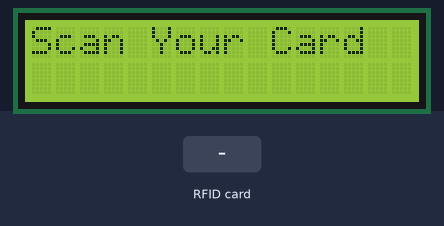
Simulated run of this sketch. Board: Arduino Uno, built with avr-gcc and run on an emulated ATmega328P. Parts: 16×2 character LCD. The test bench sets the inputs (shaded band). What the sketch prints to the serial monitor is not drawn.

Above: at 4.3 s.
4.4 s: RFID card A7 EC 28 03 held to the reader
At 5.2 s:
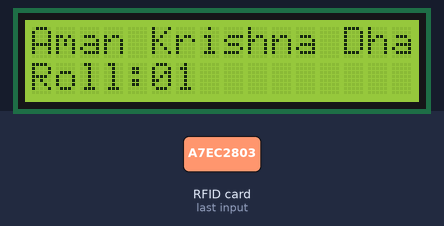
7.4 s: RFID card C3 E1 A8 29 held to the reader
At 8.5 s:
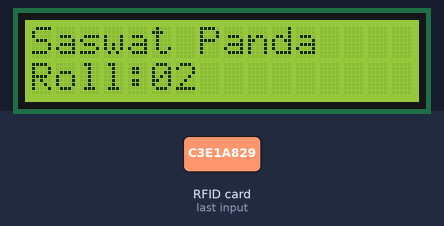
10.4 s: RFID card 73 32 B2 29 held to the reader
At 11.5 s:
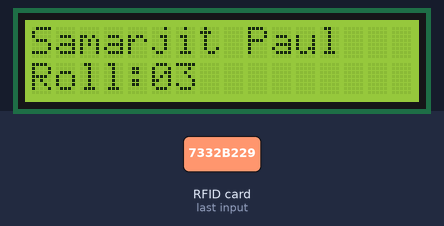
13.4 s: RFID card 5E 7A 19 C4 held to the reader
At 14.5 s:
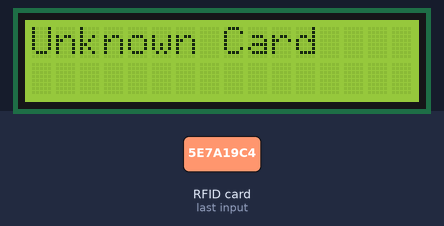
16.4 s: RFID card A7 EC 28 03 held to the reader
At 17.6 s:
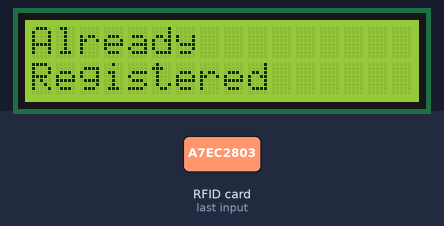
Timing chart, 0 to 19.4 s (numbered marks = the images above; inputs shaded):
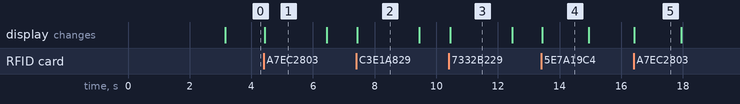

Measured:
- after the input at 4.4 s, the display: changes at once (image 1)
- after the input at 7.4 s, the display: changes at once (image 2)
- after the input at 10.4 s, the display: changes after 0.05 s (image 3)
- after the input at 13.4 s, the display: changes at once (image 4)
- after the input at 16.4 s, the display: changes at once (image 5)
- what the display in image 1 shows lasts 2.1 s, from 4.4 s to 6.5 s
- what the display in image 4 shows lasts 1.6 s, from 13.4 s to 15.0 s

The sketch:

smart_attendance.ino
```cpp
#include <Wire.h>
#include <LiquidCrystal_I2C.h>
#include <SPI.h>
#include <MFRC522.h>

LiquidCrystal_I2C lcd(0x27, 16, 2);

#define SS_PIN 10
#define RST_PIN 9
MFRC522 rfid(SS_PIN, RST_PIN);

// Student database
struct Student {
  byte uid[4];
  const char* name;
  const char* roll;
  const char* className;
  bool marked;
};

Student students[] = {
  {{0xA7, 0xEC, 0x28, 0x03}, "Aman Krishna Dhal", "01", "9-A", false},
  {{0xC3, 0xE1, 0xA8, 0x29}, "Saswat Panda", "02", "9-A", false},
  {{0x73, 0x32, 0xB2, 0x29}, "Samarjit Paul", "03", "9-A", false},
  {{0x53, 0xBC, 0x95, 0x14}, "Demo For Delegates", "04", "9-A", false},
};
const int studentCount = sizeof(students) / sizeof(students[0]);

void setup() {
  Serial.begin(9600);
  SPI.begin();
  rfid.PCD_Init();

  lcd.init();
  lcd.backlight();

  lcd.clear();
  lcd.setCursor(0, 0);
  lcd.print("Welcome To");
  lcd.setCursor(0, 1);
  lcd.print("Oorja 2025");
  delay(3000);

  showScanPrompt();
}

void loop() {
  if (!rfid.PICC_IsNewCardPresent() || !rfid.PICC_ReadCardSerial()) {
    return;
  }

  bool found = false;
  for (int i = 0; i < studentCount; i++) {
    if (compareUID(rfid.uid.uidByte, students[i].uid)) {
      found = true;

      if (!students[i].marked) {
        students[i].marked = true;

        lcd.clear();
        lcd.setCursor(0, 0);
        lcd.print(students[i].name);
        lcd.setCursor(0, 1);
        lcd.print("Roll:");
        lcd.print(students[i].roll);

        Serial.print(students[i].name);
        Serial.print(",");
        Serial.print(students[i].roll);
        Serial.print(",");
        Serial.println(students[i].className);

        delay(2000);
      } else {
        // Already registered
        lcd.clear();
        lcd.setCursor(0, 0);
        lcd.print("Already");
        lcd.setCursor(0, 1);
        lcd.print("Registered");
        delay(1500);
      }

      showScanPrompt();
      break;
    }
  }

  if (!found) {
    lcd.clear();
    lcd.setCursor(0, 0);
    lcd.print("Unknown Card");
    delay(1500);
    showScanPrompt();
  }

  rfid.PICC_HaltA();
  rfid.PCD_StopCrypto1();
}

bool compareUID(byte* uid1, const byte* uid2) {
  for (int i = 0; i < 4; i++) {
    if (uid1[i] != uid2[i]) return false;
  }
  return true;
}

void showScanPrompt() {
  lcd.clear();
  lcd.setCursor(0, 0);
  lcd.print("Scan Your Card");
}
```
